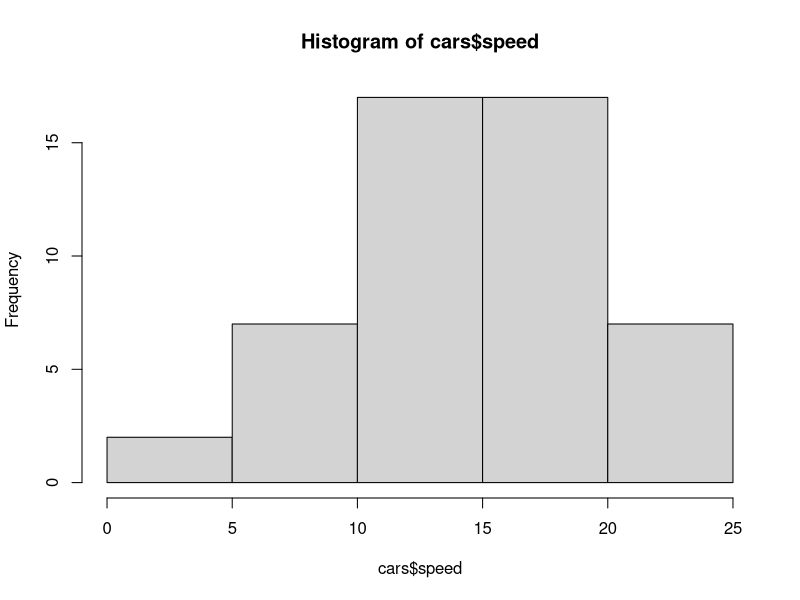
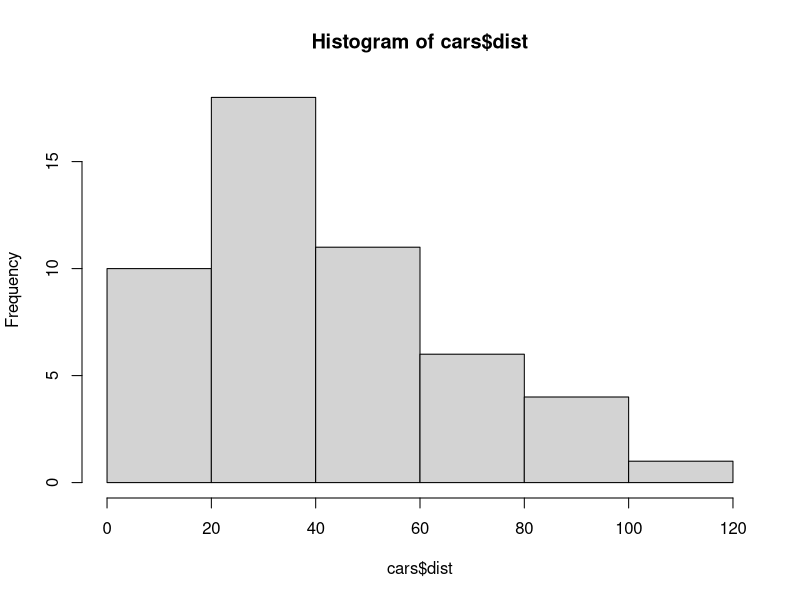
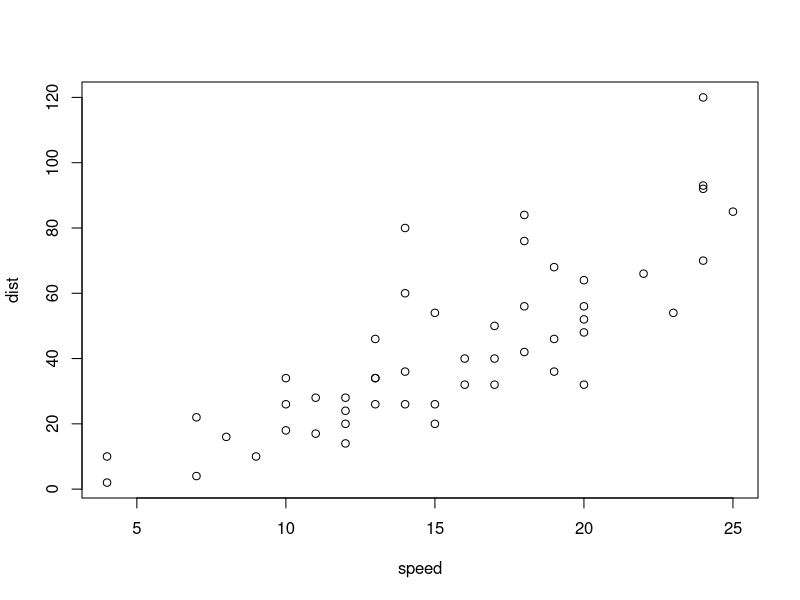
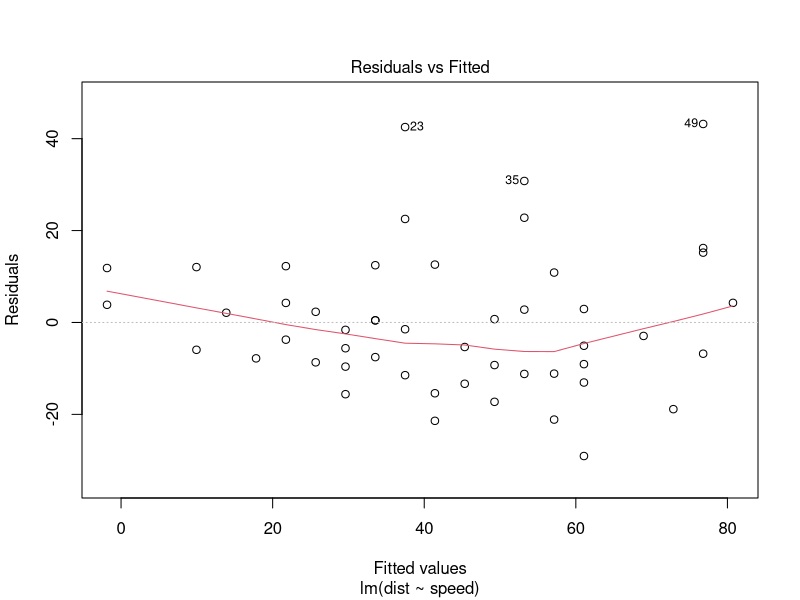

Write the R code that produced these figures, in order.
## ---- chunk 1
knitr::opts_chunk$set(echo = TRUE)
## ---- chunk 2
names(cars)
## ---- chunk 3
?cars
names(cars)
## ---- chunk 4
nrow(cars)
## ---- chunk 5
summary(cars)
## ---- chunk 6
cor(cars)
## ---- chunk 7
hist(cars$speed)
## ---- chunk 8
hist(cars$dist)
## ---- chunk 9
plot(dist ~ speed, data = cars)
## ---- chunk 10
mod1 <- lm(dist ~ speed, cars)
## ---- chunk 11
summary(mod1)
## ---- chunk 12
confint(mod1)
## ---- chunk 13
plot(mod1, which = 1)
